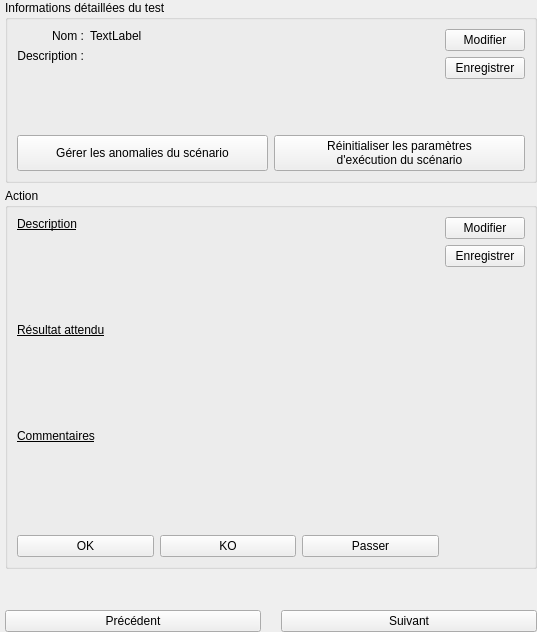
<?xml version="1.0" encoding="UTF-8"?>
<ui version="4.0">
 <class>Form_Execution_Test</class>
 <widget class="QWidget" name="Form_Execution_Test">
  <property name="geometry">
   <rect>
    <x>0</x>
    <y>0</y>
    <width>537</width>
    <height>632</height>
   </rect>
  </property>
  <property name="windowTitle">
   <string>Form</string>
  </property>
  <layout class="QGridLayout" name="gridLayout">
   <property name="leftMargin">
    <number>5</number>
   </property>
   <property name="topMargin">
    <number>0</number>
   </property>
   <property name="rightMargin">
    <number>0</number>
   </property>
   <property name="bottomMargin">
    <number>0</number>
   </property>
   <property name="horizontalSpacing">
    <number>0</number>
   </property>
   <property name="verticalSpacing">
    <number>5</number>
   </property>
   <item row="0" column="1">
    <widget class="QGroupBox" name="groupBox">
     <property name="sizePolicy">
      <sizepolicy hsizetype="Preferred" vsizetype="Maximum">
       <horstretch>0</horstretch>
       <verstretch>0</verstretch>
      </sizepolicy>
     </property>
     <property name="font">
      <font>
       <weight>50</weight>
       <bold>false</bold>
       <kerning>true</kerning>
      </font>
     </property>
     <property name="title">
      <string>Informations détaillées du test</string>
     </property>
     <layout class="QGridLayout" name="gridLayout_5">
      <item row="0" column="0">
       <layout class="QHBoxLayout" name="horizontalLayout_2">
        <item>
         <layout class="QGridLayout" name="gridLayout_2">
          <item row="0" column="0">
           <widget class="QLabel" name="label">
            <property name="text">
             <string>Nom :</string>
            </property>
            <property name="alignment">
             <set>Qt::AlignRight|Qt::AlignTrailing|Qt::AlignVCenter</set>
            </property>
           </widget>
          </item>
          <item row="1" column="0">
           <widget class="QLabel" name="label_2">
            <property name="text">
             <string>Description :</string>
            </property>
            <property name="alignment">
             <set>Qt::AlignRight|Qt::AlignTop|Qt::AlignTrailing</set>
            </property>
           </widget>
          </item>
          <item row="1" column="1">
           <widget class="RecordTextEditWidget" name="test_description" native="true">
            <property name="sizePolicy">
             <sizepolicy hsizetype="Expanding" vsizetype="Expanding">
              <horstretch>0</horstretch>
              <verstretch>0</verstretch>
             </sizepolicy>
            </property>
            <property name="minimumSize">
             <size>
              <width>0</width>
              <height>80</height>
             </size>
            </property>
           </widget>
          </item>
          <item row="0" column="1">
           <widget class="QLabel" name="test_name">
            <property name="text">
             <string>TextLabel</string>
            </property>
           </widget>
          </item>
         </layout>
        </item>
        <item>
         <layout class="QVBoxLayout" name="verticalLayout_2">
          <item>
           <widget class="QPushButton" name="modify_test_button">
            <property name="text">
             <string>Modifier</string>
            </property>
           </widget>
          </item>
          <item>
           <widget class="QPushButton" name="save_test_description">
            <property name="text">
             <string>Enregistrer</string>
            </property>
           </widget>
          </item>
          <item>
           <spacer name="verticalSpacer">
            <property name="orientation">
             <enum>Qt::Vertical</enum>
            </property>
            <property name="sizeHint" stdset="0">
             <size>
              <width>20</width>
              <height>40</height>
             </size>
            </property>
           </spacer>
          </item>
         </layout>
        </item>
       </layout>
      </item>
      <item row="3" column="0">
       <layout class="QHBoxLayout" name="horizontalLayout_4">
        <item>
         <widget class="QPushButton" name="manage_bugs_button">
          <property name="sizePolicy">
           <sizepolicy hsizetype="Minimum" vsizetype="Expanding">
            <horstretch>0</horstretch>
            <verstretch>0</verstretch>
           </sizepolicy>
          </property>
          <property name="text">
           <string>Gérer les anomalies du scénario</string>
          </property>
          <property name="icon">
           <iconset resource="../../resources.qrc">
            <normaloff>:/images/bug.png</normaloff>:/images/bug.png</iconset>
          </property>
          <property name="iconSize">
           <size>
            <width>32</width>
            <height>32</height>
           </size>
          </property>
         </widget>
        </item>
        <item>
         <widget class="QPushButton" name="reinit_parameters_button">
          <property name="sizePolicy">
           <sizepolicy hsizetype="Minimum" vsizetype="Preferred">
            <horstretch>0</horstretch>
            <verstretch>0</verstretch>
           </sizepolicy>
          </property>
          <property name="text">
           <string>Réinitialiser les paramètres
d'exécution du scénario</string>
          </property>
         </widget>
        </item>
       </layout>
      </item>
     </layout>
    </widget>
   </item>
   <item row="2" column="1">
    <widget class="QGroupBox" name="action_group_box">
     <property name="title">
      <string>Action</string>
     </property>
     <layout class="QGridLayout" name="gridLayout_3">
      <item row="0" column="0">
       <layout class="QHBoxLayout" name="horizontalLayout_6">
        <item>
         <layout class="QGridLayout" name="gridLayout_4">
          <item row="1" column="0">
           <widget class="RecordTextEditWidget" name="action_description" native="true">
            <property name="sizePolicy">
             <sizepolicy hsizetype="Expanding" vsizetype="Expanding">
              <horstretch>0</horstretch>
              <verstretch>0</verstretch>
             </sizepolicy>
            </property>
            <property name="minimumSize">
             <size>
              <width>0</width>
              <height>80</height>
             </size>
            </property>
           </widget>
          </item>
          <item row="0" column="0">
           <widget class="QLabel" name="label_11">
            <property name="font">
             <font>
              <underline>true</underline>
             </font>
            </property>
            <property name="text">
             <string>Description</string>
            </property>
           </widget>
          </item>
          <item row="2" column="0">
           <widget class="QLabel" name="label_12">
            <property name="font">
             <font>
              <underline>true</underline>
             </font>
            </property>
            <property name="text">
             <string>Résultat attendu</string>
            </property>
           </widget>
          </item>
          <item row="3" column="0">
           <widget class="RecordTextEditWidget" name="action_result" native="true">
            <property name="sizePolicy">
             <sizepolicy hsizetype="Expanding" vsizetype="Expanding">
              <horstretch>0</horstretch>
              <verstretch>0</verstretch>
             </sizepolicy>
            </property>
            <property name="minimumSize">
             <size>
              <width>0</width>
              <height>80</height>
             </size>
            </property>
           </widget>
          </item>
          <item row="4" column="0">
           <widget class="QLabel" name="label_13">
            <property name="font">
             <font>
              <underline>true</underline>
             </font>
            </property>
            <property name="text">
             <string>Commentaires</string>
            </property>
           </widget>
          </item>
          <item row="5" column="0">
           <widget class="RecordTextEditWidget" name="comments" native="true">
            <property name="sizePolicy">
             <sizepolicy hsizetype="Expanding" vsizetype="Expanding">
              <horstretch>0</horstretch>
              <verstretch>0</verstretch>
             </sizepolicy>
            </property>
            <property name="minimumSize">
             <size>
              <width>0</width>
              <height>80</height>
             </size>
            </property>
           </widget>
          </item>
          <item row="6" column="0">
           <layout class="QHBoxLayout" name="horizontalLayout_5">
            <item>
             <widget class="QPushButton" name="ok_button">
              <property name="text">
               <string>OK</string>
              </property>
             </widget>
            </item>
            <item>
             <widget class="QPushButton" name="ko_button">
              <property name="text">
               <string>KO</string>
              </property>
             </widget>
            </item>
            <item>
             <widget class="QPushButton" name="bypass_button">
              <property name="text">
               <string>Passer</string>
              </property>
             </widget>
            </item>
           </layout>
          </item>
         </layout>
        </item>
        <item>
         <layout class="QVBoxLayout" name="verticalLayout">
          <item>
           <widget class="QPushButton" name="modify_button">
            <property name="text">
             <string>Modifier</string>
            </property>
           </widget>
          </item>
          <item>
           <widget class="QPushButton" name="save_comments">
            <property name="text">
             <string>Enregistrer</string>
            </property>
           </widget>
          </item>
          <item>
           <spacer name="verticalSpacer_2">
            <property name="orientation">
             <enum>Qt::Vertical</enum>
            </property>
            <property name="sizeHint" stdset="0">
             <size>
              <width>20</width>
              <height>40</height>
             </size>
            </property>
           </spacer>
          </item>
          <item>
           <widget class="QLabel" name="test_image_status">
            <property name="text">
             <string/>
            </property>
            <property name="alignment">
             <set>Qt::AlignCenter</set>
            </property>
           </widget>
          </item>
          <item>
           <widget class="QLabel" name="test_label_status">
            <property name="font">
             <font>
              <weight>75</weight>
              <bold>true</bold>
             </font>
            </property>
            <property name="text">
             <string/>
            </property>
            <property name="alignment">
             <set>Qt::AlignCenter</set>
            </property>
           </widget>
          </item>
         </layout>
        </item>
       </layout>
      </item>
     </layout>
    </widget>
   </item>
   <item row="4" column="1">
    <layout class="QHBoxLayout" name="horizontalLayout_3">
     <property name="spacing">
      <number>20</number>
     </property>
     <item>
      <widget class="QPushButton" name="previous_button">
       <property name="text">
        <string>Précédent</string>
       </property>
       <property name="icon">
        <iconset>
         <normalon>:/images/back.png</normalon>
        </iconset>
       </property>
       <property name="iconSize">
        <size>
         <width>16</width>
         <height>16</height>
        </size>
       </property>
      </widget>
     </item>
     <item>
      <widget class="QPushButton" name="next_button">
       <property name="text">
        <string>Suivant</string>
       </property>
       <property name="icon">
        <iconset>
         <normalon>:/images/next.png</normalon>
        </iconset>
       </property>
       <property name="iconSize">
        <size>
         <width>16</width>
         <height>16</height>
        </size>
       </property>
      </widget>
     </item>
    </layout>
   </item>
   <item row="3" column="1">
    <spacer name="verticalSpacer_3">
     <property name="orientation">
      <enum>Qt::Vertical</enum>
     </property>
     <property name="sizeHint" stdset="0">
      <size>
       <width>20</width>
       <height>40</height>
      </size>
     </property>
    </spacer>
   </item>
  </layout>
 </widget>
 <customwidgets>
  <customwidget>
   <class>RecordTextEditWidget</class>
   <extends>QWidget</extends>
   <header location="global">gui/components/record_text_edit_widget.h</header>
   <container>1</container>
  </customwidget>
 </customwidgets>
 <tabstops>
  <tabstop>next_button</tabstop>
 </tabstops>
 <resources>
  <include location="../../resources.qrc"/>
 </resources>
 <connections/>
</ui>
